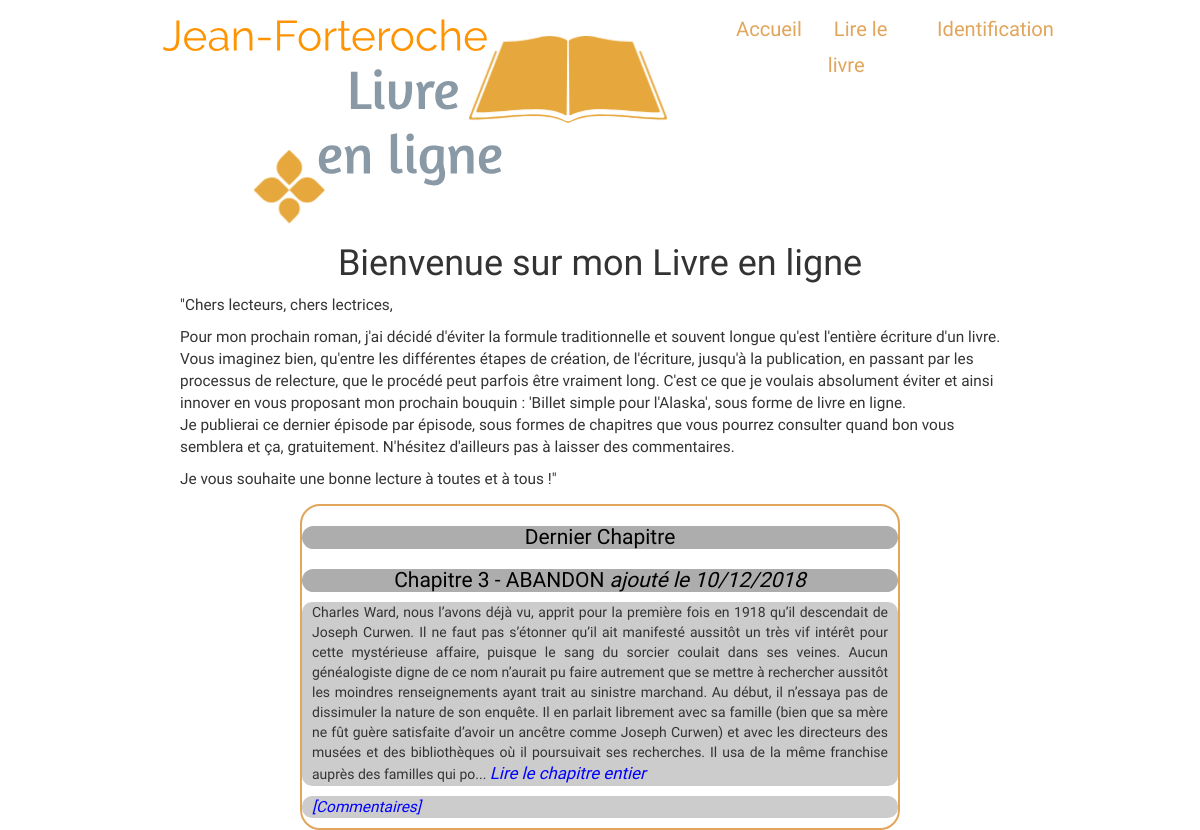
The page / on the database its author committed.
### tables this page shows
CREATE TABLE IF NOT EXISTS `posts` (
  `id` int(11) NOT NULL AUTO_INCREMENT,
  `chapter_id` int(11) NOT NULL,
  `post_title` varchar(255) NOT NULL,
  `post_content` text NOT NULL,
  `creation_date` datetime NOT NULL,
  PRIMARY KEY (`id`)
);

### controller/ControllerPosts.php (called while the page is built, shortened)
<?php
require_once('model/PostManager.php');
class ControllerPosts extends Controller
{
    public function lastPost()
    {
        $postManager = new PostManager();
        $lastChapter = $postManager->getLastPost();
        require('view/welcomeView.php');
    }
}

### model/PostManager.php (called while the page is built, shortened)
<?php
class PostManager extends Manager
{
    public function getLastPost()
    {
        $db = $this->dbConnect();
        $lastPost = $db->query('SELECT id, chapter_id, post_title, post_content, DATE_FORMAT(creation_date, \'%d/%m/%Y\') AS creation_date_fr FROM posts ORDER BY creation_date DESC LIMIT 0, 1');
        return $lastPost;
    }
}

### view/welcomeView.php (the view, shortened to what this page needs)
<div class="index_pages">
	<section id="welcome_index">
		<h1>Bienvenue sur mon Livre en ligne</h1>
		<p> "Chers lecteurs, chers lectrices,</p>
		<p>Pour mon prochain roman, j'ai décidé d'éviter la formule traditionnelle et souvent longue qu'est l'entière écriture d'un livre. Vous imaginez bien, qu'entre les différentes étapes de création, de l'écriture, jusqu'à la publication, en passant par les processus de relecture, que le procédé peut parfois être vraiment long. C'est ce que je voulais absolument éviter et ainsi innover en vous proposant mon prochain bouquin : 'Billet simple pour l'Alaska', sous forme de livre en ligne.<br/>
		Je publierai ce dernier épisode par épisode, sous formes de chapitres que vous pourrez consulter quand bon vous semblera et ça, gratuitement. N'hésitez d'ailleurs pas à laisser des commentaires.</p>
		<p>Je vous souhaite une bonne lecture à toutes et à tous !"</p>
	</section>
		<section id="welcome_lastPosts">
			<h3>Dernier Chapitre</h3>
			<?php
			while ($data = $lastChapter->fetch())
			{
			?>
		    	<div class="chapter">
		        	<h3>
		            	<?= htmlspecialchars($data['post_title']) ?>
		            	<em>ajouté le <?= $data['creation_date_fr'] ?></em>
		        	</h3>
			        <p>
			            <?= nl2br(substr($data['post_content'], 0, 1000)) . '... ' ?> <em><a class="all_chapter" href="index.php?action=post&amp;id=<?= $data['id'] ?>">Lire le chapitre entier</a></em>
			        </p>
			        <p>
			            <em><a class="comments" href="index.php?action=comments&amp;id=<?= $data['id'] ?>">[Commentaires]</a></em>
			            <br />
			        </p>
			    </div>
			<?php
			}
			?>
		</section>
</div>
<?php require('template.php'); ?>

### public/css/style.css (style rules this page uses)
body { font-family: 'Roboto Regular', serif; }
h1, h3 { text-align:center; }
h3 { background-color:#adadad; color:black; border-radius: 20px; font-size:1.5em; margin-bottom:0px; }
.index_pages { display: flex; flex-direction: column; justify-content: center; align-items: center; }
#welcome_index { width: 70%; height: 100px; margin-right: 20px; margin-left: 20px; font-size: 1.1em; margin-bottom: 180px; }
#welcome_lastPosts { border: 2px solid #e1a55b; border-radius: 20px; width: 50%; margin-left: 60px; margin-right: 60px; }
.chapter p { background-color:#CCCCCC; margin-top:0px; padding-left: 10px; padding-right: 10px; border-radius: 10px; }
.chapter { margin:auto; }
.all_chapter { text-decoration: none; color: blue; font-size: 1.2em; }
.comments { text-decoration: none; color: blue; font-size: 1.1em; }

### rows shown on the page
posts: post_title "Chapitre 3 - ABANDON", creation_date_fr "10/12/2018", post_content "Charles Ward, nous l’avons déjà vu, apprit pour la première fois en 1918 qu’il descendait de Joseph Curwen. Il ne faut pas s’étonner qu’il ait manifesté aussitôt un très vif intérêt pour cette mystérieuse affaire, puisque le sang du sorcier coulait dans ses veines. Aucun généalogiste digne de ce nom n’aurait pu faire autrement que se mettre à rechercher aussitôt les moindres renseignements ayant trait au sinistre marchand. Au début, il n’essaya pas de dissimuler la nature de son enquête. Il en parlait librement avec sa famille (bien que sa mère ne fût guère satisfaite d’avoir un ancêtre comme Joseph Curwen) et avec les directeurs des musées et des bibliothèques où il poursuivait ses…"
